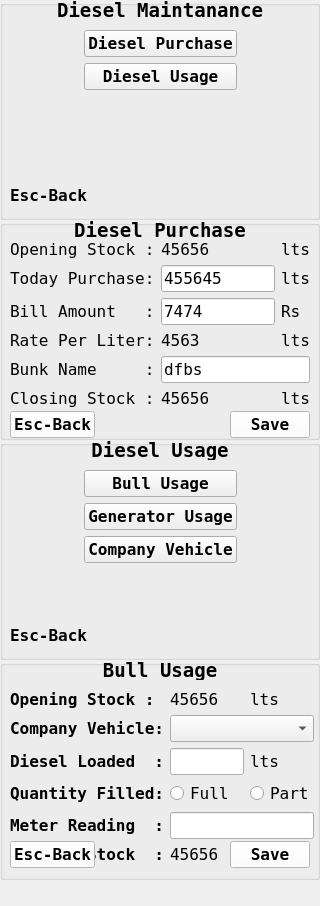
<?xml version="1.0" encoding="UTF-8"?>
<ui version="4.0">
 <class>Diesel_Maintanance</class>
 <widget class="QWidget" name="Diesel_Maintanance">
  <property name="geometry">
   <rect>
    <x>0</x>
    <y>0</y>
    <width>320</width>
    <height>906</height>
   </rect>
  </property>
  <property name="font">
   <font>
    <family>DejaVu Sans Mono</family>
    <pointsize>12</pointsize>
   </font>
  </property>
  <property name="windowTitle">
   <string>Form</string>
  </property>
  <widget class="QGroupBox" name="groupBox_home">
   <property name="geometry">
    <rect>
     <x>0</x>
     <y>0</y>
     <width>320</width>
     <height>220</height>
    </rect>
   </property>
   <property name="title">
    <string/>
   </property>
   <widget class="QLabel" name="label">
    <property name="geometry">
     <rect>
      <x>0</x>
      <y>0</y>
      <width>320</width>
      <height>20</height>
     </rect>
    </property>
    <property name="font">
     <font>
      <pointsize>14</pointsize>
      <weight>75</weight>
      <bold>true</bold>
     </font>
    </property>
    <property name="text">
     <string>Diesel Maintanance</string>
    </property>
    <property name="alignment">
     <set>Qt::AlignCenter</set>
    </property>
   </widget>
   <widget class="QWidget" name="gridLayoutWidget">
    <property name="geometry">
     <rect>
      <x>10</x>
      <y>30</y>
      <width>300</width>
      <height>140</height>
     </rect>
    </property>
    <layout class="QGridLayout" name="gridLayout">
     <item row="0" column="1">
      <widget class="QPushButton" name="pushButton_purchase">
       <property name="font">
        <font>
         <pointsize>12</pointsize>
         <weight>75</weight>
         <bold>true</bold>
        </font>
       </property>
       <property name="text">
        <string>Diesel Purchase</string>
       </property>
       <property name="autoDefault">
        <bool>true</bool>
       </property>
      </widget>
     </item>
     <item row="2" column="1">
      <spacer name="verticalSpacer">
       <property name="orientation">
        <enum>Qt::Vertical</enum>
       </property>
       <property name="sizeHint" stdset="0">
        <size>
         <width>20</width>
         <height>40</height>
        </size>
       </property>
      </spacer>
     </item>
     <item row="0" column="0">
      <spacer name="horizontalSpacer_2">
       <property name="orientation">
        <enum>Qt::Horizontal</enum>
       </property>
       <property name="sizeHint" stdset="0">
        <size>
         <width>40</width>
         <height>20</height>
        </size>
       </property>
      </spacer>
     </item>
     <item row="1" column="1">
      <widget class="QPushButton" name="pushButton_usage">
       <property name="font">
        <font>
         <pointsize>12</pointsize>
         <weight>75</weight>
         <bold>true</bold>
        </font>
       </property>
       <property name="text">
        <string>Diesel Usage</string>
       </property>
       <property name="autoDefault">
        <bool>true</bool>
       </property>
      </widget>
     </item>
     <item row="0" column="2">
      <spacer name="horizontalSpacer_3">
       <property name="orientation">
        <enum>Qt::Horizontal</enum>
       </property>
       <property name="sizeHint" stdset="0">
        <size>
         <width>40</width>
         <height>20</height>
        </size>
       </property>
      </spacer>
     </item>
    </layout>
   </widget>
   <widget class="QWidget" name="horizontalLayoutWidget">
    <property name="geometry">
     <rect>
      <x>10</x>
      <y>180</y>
      <width>300</width>
      <height>30</height>
     </rect>
    </property>
    <layout class="QHBoxLayout" name="horizontalLayout">
     <item>
      <widget class="QLabel" name="label_2">
       <property name="font">
        <font>
         <weight>75</weight>
         <bold>true</bold>
        </font>
       </property>
       <property name="text">
        <string>Esc-Back</string>
       </property>
      </widget>
     </item>
     <item>
      <spacer name="horizontalSpacer">
       <property name="orientation">
        <enum>Qt::Horizontal</enum>
       </property>
       <property name="sizeHint" stdset="0">
        <size>
         <width>40</width>
         <height>20</height>
        </size>
       </property>
      </spacer>
     </item>
    </layout>
   </widget>
  </widget>
  <widget class="QGroupBox" name="groupBox_Diesel_Purchase">
   <property name="geometry">
    <rect>
     <x>0</x>
     <y>220</y>
     <width>320</width>
     <height>220</height>
    </rect>
   </property>
   <property name="title">
    <string/>
   </property>
   <widget class="QLabel" name="label_3">
    <property name="geometry">
     <rect>
      <x>0</x>
      <y>0</y>
      <width>320</width>
      <height>20</height>
     </rect>
    </property>
    <property name="font">
     <font>
      <pointsize>14</pointsize>
      <weight>75</weight>
      <bold>true</bold>
     </font>
    </property>
    <property name="text">
     <string>Diesel Purchase</string>
    </property>
    <property name="alignment">
     <set>Qt::AlignCenter</set>
    </property>
   </widget>
   <widget class="QWidget" name="gridLayoutWidget_2">
    <property name="geometry">
     <rect>
      <x>10</x>
      <y>20</y>
      <width>300</width>
      <height>170</height>
     </rect>
    </property>
    <layout class="QGridLayout" name="gridLayout_2">
     <item row="2" column="3">
      <widget class="QLabel" name="label_16">
       <property name="text">
        <string>Rs</string>
       </property>
      </widget>
     </item>
     <item row="1" column="0">
      <widget class="QLabel" name="label_6">
       <property name="text">
        <string>Today Purchase:</string>
       </property>
      </widget>
     </item>
     <item row="1" column="3">
      <widget class="QLabel" name="label_5">
       <property name="text">
        <string>lts</string>
       </property>
      </widget>
     </item>
     <item row="2" column="1" colspan="2">
      <widget class="QLineEdit" name="lineEdit_bill_value">
       <property name="text">
        <string>7474</string>
       </property>
      </widget>
     </item>
     <item row="0" column="0">
      <widget class="QLabel" name="label_4">
       <property name="text">
        <string>Opening Stock :</string>
       </property>
      </widget>
     </item>
     <item row="1" column="1" colspan="2">
      <widget class="QLineEdit" name="lineEdit_today_parchase">
       <property name="text">
        <string>455645</string>
       </property>
      </widget>
     </item>
     <item row="3" column="0">
      <widget class="QLabel" name="label_9">
       <property name="text">
        <string>Rate Per Liter:</string>
       </property>
      </widget>
     </item>
     <item row="3" column="1" colspan="2">
      <widget class="QLabel" name="label_rate_per_liter">
       <property name="text">
        <string>4563</string>
       </property>
      </widget>
     </item>
     <item row="6" column="0">
      <spacer name="verticalSpacer_2">
       <property name="orientation">
        <enum>Qt::Vertical</enum>
       </property>
       <property name="sizeHint" stdset="0">
        <size>
         <width>20</width>
         <height>40</height>
        </size>
       </property>
      </spacer>
     </item>
     <item row="4" column="0">
      <widget class="QLabel" name="label_8">
       <property name="text">
        <string>Bunk Name     :</string>
       </property>
      </widget>
     </item>
     <item row="0" column="1" colspan="2">
      <widget class="QLabel" name="label_opening_stock">
       <property name="text">
        <string>45656</string>
       </property>
      </widget>
     </item>
     <item row="4" column="1" colspan="3">
      <widget class="QLineEdit" name="lineEdit_bunk_name">
       <property name="text">
        <string>dfbs</string>
       </property>
      </widget>
     </item>
     <item row="0" column="3">
      <widget class="QLabel" name="label_13">
       <property name="text">
        <string>lts</string>
       </property>
      </widget>
     </item>
     <item row="3" column="3">
      <widget class="QLabel" name="label_15">
       <property name="text">
        <string>lts</string>
       </property>
      </widget>
     </item>
     <item row="2" column="0">
      <widget class="QLabel" name="label_7">
       <property name="text">
        <string>Bill Amount   :</string>
       </property>
      </widget>
     </item>
     <item row="5" column="0">
      <widget class="QLabel" name="label_11">
       <property name="text">
        <string>Closing Stock :</string>
       </property>
      </widget>
     </item>
     <item row="5" column="1" colspan="2">
      <widget class="QLabel" name="label_closing_stock">
       <property name="text">
        <string>45656</string>
       </property>
      </widget>
     </item>
     <item row="5" column="3">
      <widget class="QLabel" name="label_18">
       <property name="text">
        <string>lts</string>
       </property>
      </widget>
     </item>
    </layout>
   </widget>
   <widget class="QWidget" name="layoutWidget">
    <property name="geometry">
     <rect>
      <x>10</x>
      <y>190</y>
      <width>300</width>
      <height>29</height>
     </rect>
    </property>
    <layout class="QHBoxLayout" name="horizontalLayout_4">
     <item>
      <widget class="QPushButton" name="pushButton_back">
       <property name="font">
        <font>
         <family>DejaVu Sans Mono</family>
         <pointsize>12</pointsize>
         <weight>75</weight>
         <bold>true</bold>
        </font>
       </property>
       <property name="focusPolicy">
        <enum>Qt::NoFocus</enum>
       </property>
       <property name="styleSheet">
        <string notr="true">background-color: rgb(255, 255, 255);</string>
       </property>
       <property name="text">
        <string>Esc-Back</string>
       </property>
       <property name="autoDefault">
        <bool>true</bool>
       </property>
      </widget>
     </item>
     <item>
      <spacer name="horizontalSpacer_8">
       <property name="orientation">
        <enum>Qt::Horizontal</enum>
       </property>
       <property name="sizeHint" stdset="0">
        <size>
         <width>40</width>
         <height>20</height>
        </size>
       </property>
      </spacer>
     </item>
     <item>
      <widget class="QPushButton" name="pushButton_save">
       <property name="font">
        <font>
         <family>DejaVu Sans Mono</family>
         <pointsize>12</pointsize>
         <weight>75</weight>
         <bold>true</bold>
        </font>
       </property>
       <property name="focusPolicy">
        <enum>Qt::StrongFocus</enum>
       </property>
       <property name="styleSheet">
        <string notr="true">background-color: rgb(255, 255, 255);</string>
       </property>
       <property name="text">
        <string>Save</string>
       </property>
       <property name="autoDefault">
        <bool>true</bool>
       </property>
      </widget>
     </item>
    </layout>
   </widget>
  </widget>
  <widget class="QGroupBox" name="groupBox_Diesel_Usage">
   <property name="geometry">
    <rect>
     <x>0</x>
     <y>440</y>
     <width>320</width>
     <height>220</height>
    </rect>
   </property>
   <property name="title">
    <string/>
   </property>
   <widget class="QLabel" name="label_12">
    <property name="geometry">
     <rect>
      <x>0</x>
      <y>0</y>
      <width>320</width>
      <height>20</height>
     </rect>
    </property>
    <property name="font">
     <font>
      <pointsize>14</pointsize>
      <weight>75</weight>
      <bold>true</bold>
     </font>
    </property>
    <property name="text">
     <string>Diesel Usage</string>
    </property>
    <property name="alignment">
     <set>Qt::AlignCenter</set>
    </property>
   </widget>
   <widget class="QWidget" name="horizontalLayoutWidget_2">
    <property name="geometry">
     <rect>
      <x>10</x>
      <y>180</y>
      <width>300</width>
      <height>30</height>
     </rect>
    </property>
    <layout class="QHBoxLayout" name="horizontalLayout_3">
     <item>
      <widget class="QLabel" name="label_14">
       <property name="font">
        <font>
         <weight>75</weight>
         <bold>true</bold>
        </font>
       </property>
       <property name="text">
        <string>Esc-Back</string>
       </property>
      </widget>
     </item>
     <item>
      <spacer name="horizontalSpacer_7">
       <property name="orientation">
        <enum>Qt::Horizontal</enum>
       </property>
       <property name="sizeHint" stdset="0">
        <size>
         <width>40</width>
         <height>20</height>
        </size>
       </property>
      </spacer>
     </item>
    </layout>
   </widget>
   <widget class="QWidget" name="gridLayoutWidget_3">
    <property name="geometry">
     <rect>
      <x>10</x>
      <y>30</y>
      <width>300</width>
      <height>140</height>
     </rect>
    </property>
    <layout class="QGridLayout" name="gridLayout_4">
     <item row="0" column="1">
      <widget class="QPushButton" name="pushButton_bull">
       <property name="font">
        <font>
         <pointsize>12</pointsize>
         <weight>75</weight>
         <bold>true</bold>
        </font>
       </property>
       <property name="text">
        <string>Bull Usage</string>
       </property>
       <property name="autoDefault">
        <bool>true</bool>
       </property>
      </widget>
     </item>
     <item row="3" column="1">
      <spacer name="verticalSpacer_4">
       <property name="orientation">
        <enum>Qt::Vertical</enum>
       </property>
       <property name="sizeHint" stdset="0">
        <size>
         <width>20</width>
         <height>40</height>
        </size>
       </property>
      </spacer>
     </item>
     <item row="0" column="0">
      <spacer name="horizontalSpacer_9">
       <property name="orientation">
        <enum>Qt::Horizontal</enum>
       </property>
       <property name="sizeHint" stdset="0">
        <size>
         <width>40</width>
         <height>20</height>
        </size>
       </property>
      </spacer>
     </item>
     <item row="1" column="1">
      <widget class="QPushButton" name="pushButton_generator">
       <property name="font">
        <font>
         <pointsize>12</pointsize>
         <weight>75</weight>
         <bold>true</bold>
        </font>
       </property>
       <property name="text">
        <string>Generator Usage</string>
       </property>
       <property name="autoDefault">
        <bool>true</bool>
       </property>
      </widget>
     </item>
     <item row="0" column="2">
      <spacer name="horizontalSpacer_10">
       <property name="orientation">
        <enum>Qt::Horizontal</enum>
       </property>
       <property name="sizeHint" stdset="0">
        <size>
         <width>40</width>
         <height>20</height>
        </size>
       </property>
      </spacer>
     </item>
     <item row="2" column="1">
      <widget class="QPushButton" name="pushButton_company_vehicle">
       <property name="font">
        <font>
         <pointsize>12</pointsize>
         <weight>75</weight>
         <bold>true</bold>
        </font>
       </property>
       <property name="text">
        <string>Company Vehicle</string>
       </property>
       <property name="autoDefault">
        <bool>true</bool>
       </property>
      </widget>
     </item>
    </layout>
   </widget>
  </widget>
  <widget class="QGroupBox" name="groupBox_Diesel_Usage_Entry">
   <property name="geometry">
    <rect>
     <x>0</x>
     <y>660</y>
     <width>320</width>
     <height>220</height>
    </rect>
   </property>
   <property name="title">
    <string/>
   </property>
   <widget class="QLabel" name="label_usage_title">
    <property name="geometry">
     <rect>
      <x>0</x>
      <y>0</y>
      <width>320</width>
      <height>20</height>
     </rect>
    </property>
    <property name="font">
     <font>
      <pointsize>14</pointsize>
      <weight>75</weight>
      <bold>true</bold>
     </font>
    </property>
    <property name="text">
     <string>Bull Usage</string>
    </property>
    <property name="alignment">
     <set>Qt::AlignCenter</set>
    </property>
   </widget>
   <widget class="QWidget" name="gridLayoutWidget_5">
    <property name="geometry">
     <rect>
      <x>10</x>
      <y>30</y>
      <width>304</width>
      <height>182</height>
     </rect>
    </property>
    <layout class="QGridLayout" name="gridLayout_6">
     <item row="0" column="2">
      <widget class="QLabel" name="label_17">
       <property name="text">
        <string>lts</string>
       </property>
      </widget>
     </item>
     <item row="3" column="0">
      <widget class="QLabel" name="label_21">
       <property name="font">
        <font>
         <weight>75</weight>
         <bold>true</bold>
        </font>
       </property>
       <property name="text">
        <string>Quantity Filled:</string>
       </property>
      </widget>
     </item>
     <item row="3" column="1">
      <widget class="QRadioButton" name="radioButton_full">
       <property name="text">
        <string>Full</string>
       </property>
      </widget>
     </item>
     <item row="3" column="2">
      <widget class="QRadioButton" name="radioButton_part">
       <property name="text">
        <string>Part</string>
       </property>
      </widget>
     </item>
     <item row="1" column="0">
      <widget class="QLabel" name="label_cv_title">
       <property name="font">
        <font>
         <weight>75</weight>
         <bold>true</bold>
        </font>
       </property>
       <property name="text">
        <string>Company Vehicle:</string>
       </property>
      </widget>
     </item>
     <item row="4" column="0">
      <widget class="QLabel" name="label_22">
       <property name="font">
        <font>
         <weight>75</weight>
         <bold>true</bold>
        </font>
       </property>
       <property name="text">
        <string>Meter Reading  :</string>
       </property>
      </widget>
     </item>
     <item row="1" column="1" colspan="2">
      <widget class="QComboBox" name="comboBox_vehicle_number"/>
     </item>
     <item row="2" column="0">
      <widget class="QLabel" name="label_20">
       <property name="font">
        <font>
         <weight>75</weight>
         <bold>true</bold>
        </font>
       </property>
       <property name="text">
        <string>Diesel Loaded  :</string>
       </property>
      </widget>
     </item>
     <item row="6" column="0">
      <spacer name="verticalSpacer_6">
       <property name="orientation">
        <enum>Qt::Vertical</enum>
       </property>
       <property name="sizeHint" stdset="0">
        <size>
         <width>20</width>
         <height>40</height>
        </size>
       </property>
      </spacer>
     </item>
     <item row="2" column="1">
      <widget class="QLineEdit" name="lineEdit_input_qty">
       <property name="text">
        <string/>
       </property>
      </widget>
     </item>
     <item row="2" column="2">
      <widget class="QLabel" name="label_23">
       <property name="text">
        <string>lts</string>
       </property>
      </widget>
     </item>
     <item row="0" column="1">
      <widget class="QLabel" name="label_opening_stock_2">
       <property name="text">
        <string>45656</string>
       </property>
      </widget>
     </item>
     <item row="4" column="1" colspan="2">
      <widget class="QLineEdit" name="lineEdit_meter_reading"/>
     </item>
     <item row="0" column="0">
      <widget class="QLabel" name="label_10">
       <property name="font">
        <font>
         <weight>75</weight>
         <bold>true</bold>
        </font>
       </property>
       <property name="text">
        <string>Opening Stock :</string>
       </property>
      </widget>
     </item>
     <item row="5" column="0">
      <widget class="QLabel" name="label_19">
       <property name="font">
        <font>
         <weight>75</weight>
         <bold>true</bold>
        </font>
       </property>
       <property name="text">
        <string>Closing Stock  :</string>
       </property>
      </widget>
     </item>
     <item row="5" column="1">
      <widget class="QLabel" name="label_closing_stock_2">
       <property name="text">
        <string>45656</string>
       </property>
      </widget>
     </item>
     <item row="5" column="2">
      <widget class="QLabel" name="label_24">
       <property name="text">
        <string>lts</string>
       </property>
      </widget>
     </item>
    </layout>
   </widget>
   <widget class="QWidget" name="layoutWidget_2">
    <property name="geometry">
     <rect>
      <x>10</x>
      <y>180</y>
      <width>300</width>
      <height>29</height>
     </rect>
    </property>
    <layout class="QHBoxLayout" name="horizontalLayout_6">
     <item>
      <widget class="QPushButton" name="pushButton_back_2">
       <property name="font">
        <font>
         <family>DejaVu Sans Mono</family>
         <pointsize>12</pointsize>
         <weight>75</weight>
         <bold>true</bold>
        </font>
       </property>
       <property name="focusPolicy">
        <enum>Qt::NoFocus</enum>
       </property>
       <property name="styleSheet">
        <string notr="true">background-color: rgb(255, 255, 255);</string>
       </property>
       <property name="text">
        <string>Esc-Back</string>
       </property>
       <property name="autoDefault">
        <bool>true</bool>
       </property>
      </widget>
     </item>
     <item>
      <spacer name="horizontalSpacer_14">
       <property name="orientation">
        <enum>Qt::Horizontal</enum>
       </property>
       <property name="sizeHint" stdset="0">
        <size>
         <width>40</width>
         <height>20</height>
        </size>
       </property>
      </spacer>
     </item>
     <item>
      <widget class="QPushButton" name="pushButton_save_usage">
       <property name="font">
        <font>
         <family>DejaVu Sans Mono</family>
         <pointsize>12</pointsize>
         <weight>75</weight>
         <bold>true</bold>
        </font>
       </property>
       <property name="focusPolicy">
        <enum>Qt::StrongFocus</enum>
       </property>
       <property name="styleSheet">
        <string notr="true">background-color: rgb(255, 255, 255);</string>
       </property>
       <property name="text">
        <string>Save</string>
       </property>
       <property name="autoDefault">
        <bool>true</bool>
       </property>
      </widget>
     </item>
    </layout>
   </widget>
  </widget>
 </widget>
 <tabstops>
  <tabstop>pushButton_purchase</tabstop>
  <tabstop>pushButton_usage</tabstop>
  <tabstop>lineEdit_today_parchase</tabstop>
  <tabstop>lineEdit_bill_value</tabstop>
  <tabstop>lineEdit_bunk_name</tabstop>
  <tabstop>pushButton_save</tabstop>
  <tabstop>pushButton_bull</tabstop>
  <tabstop>pushButton_generator</tabstop>
  <tabstop>pushButton_company_vehicle</tabstop>
  <tabstop>comboBox_vehicle_number</tabstop>
  <tabstop>lineEdit_input_qty</tabstop>
  <tabstop>radioButton_full</tabstop>
  <tabstop>radioButton_part</tabstop>
  <tabstop>lineEdit_meter_reading</tabstop>
  <tabstop>pushButton_save_usage</tabstop>
 </tabstops>
 <resources/>
 <connections/>
</ui>
